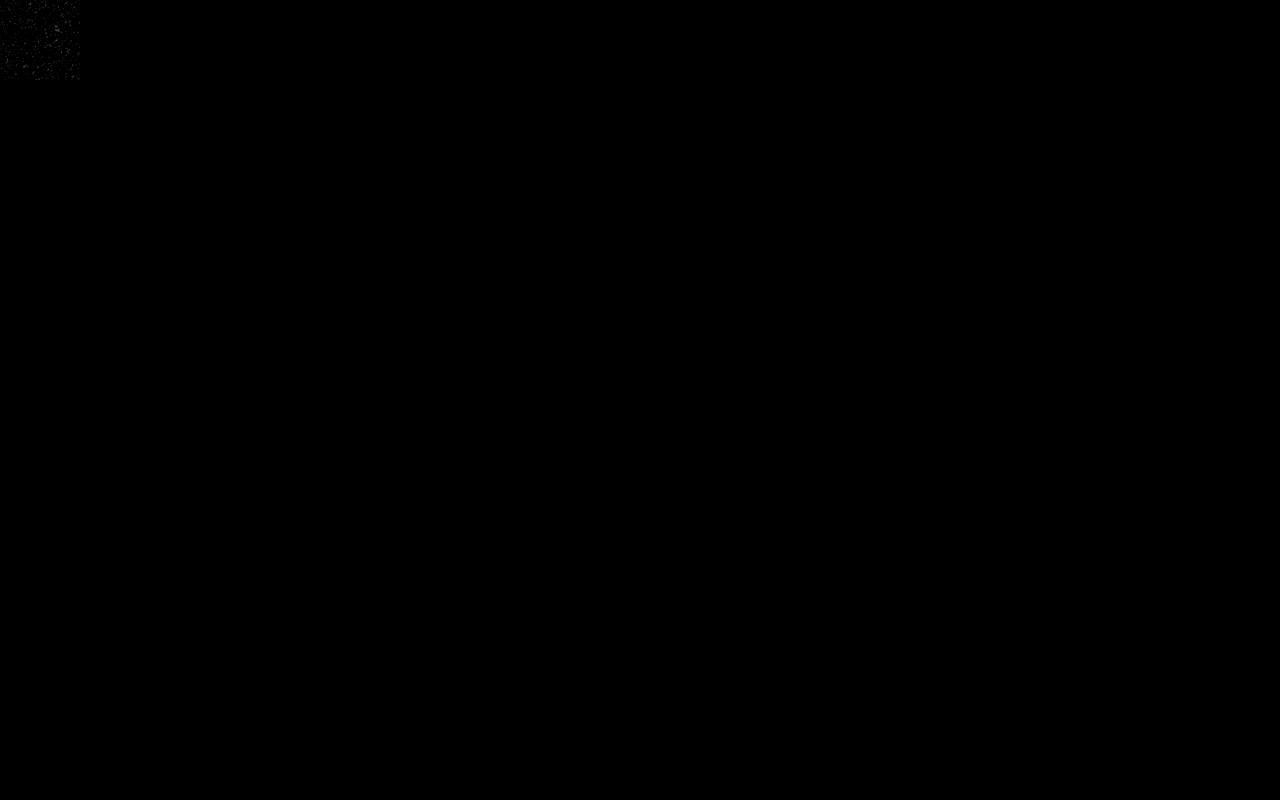

A level layout from a 2D game, rendered from its tile map. Below: a short description, then the map file with its tile-grid data intact:
An orthogonal 16x10 tile map with 80x80 px tiles, 1 tile layer (Tile Layer 1) and 13 objects (avatar, blood_board, money_board, score_board, btn_attack, ...).

<map version="1.0" orientation="orthogonal" renderorder="right-down" width="16" height="10" tilewidth="80" tileheight="80" nextobjectid="22">
 <tileset firstgid="1" name="transparent" tilewidth="80" tileheight="80" tilecount="20" columns="5">
  <image source="transparent.png" width="466" height="349" />
 </tileset>
 <layer name="Tile Layer 1" width="16" height="10">
  <data encoding="csv">
15,0,0,0,0,0,0,0,0,0,0,0,0,0,0,0,
0,0,0,0,0,0,0,0,0,0,0,0,0,0,0,0,
0,0,0,0,0,0,0,0,0,0,0,0,0,0,0,0,
0,0,0,0,0,0,0,0,0,0,0,0,0,0,0,0,
0,0,0,0,0,0,0,0,0,0,0,0,0,0,0,0,
0,0,0,0,0,0,0,0,0,0,0,0,0,0,0,0,
0,0,0,0,0,0,0,0,0,0,0,0,0,0,0,0,
0,0,0,0,0,0,0,0,0,0,0,0,0,0,0,0,
0,0,0,0,0,0,0,0,0,0,0,0,0,0,0,0,
0,0,0,0,0,0,0,0,0,0,0,0,0,0,0,0
</data>
 </layer>
 <objectgroup name="avatar">
  <object id="1" name="avatar" x="101" y="55.25" width="38.848" height="30.7879" />
 </objectgroup>
 <objectgroup name="blood_board">
  <object id="3" name="blood_board" x="246" y="58.303" width="18.0001" height="12.1212" />
 </objectgroup>
 <objectgroup name="money_board">
  <object id="5" name="money_board" x="605" y="47" width="37" height="28" />
 </objectgroup>
 <objectgroup name="score_board">
  <object id="6" name="score_board" x="851" y="44" width="31" height="28" />
 </objectgroup>
 <objectgroup name="btn_attack">
  <object id="8" name="btn_attack" x="1166" y="653" width="28" height="28" />
 </objectgroup>
 <objectgroup name="btn_skill1">
  <object id="10" name="btn_skill1" x="989" y="691" width="12" height="12" />
 </objectgroup>
 <objectgroup name="btn_skill2">
  <object id="11" name="btn_skill2" x="1035" y="540" width="12" height="12" />
 </objectgroup>
 <objectgroup name="btn_skill3">
  <object id="12" name="btn_skill3" x="1172" y="478" width="12" height="12" />
 </objectgroup>
 <objectgroup name="distance_bar">
  <object id="13" name="distance_bar" x="520" y="741" width="20" height="14" />
 </objectgroup>
 <objectgroup name="btn_special">
  <object id="14" name="btn_special" x="81" y="232.333" width="30" height="24" />
 </objectgroup>
 <objectgroup name="btn_pause">
  <object id="15" name="btn_pause" x="1186" y="50" width="28" height="22" />
 </objectgroup>
 <objectgroup name="icon">
  <object id="18" name="icon_Skill" x="235" y="123" width="12" height="12">
   <properties>
    <property name="order" type="int" value="1" />
   </properties>
  </object>
  <object id="19" name="icon_Item" x="315" y="123" width="12" height="12">
   <properties>
    <property name="order" type="int" value="2" />
   </properties>
  </object>
 </objectgroup>
</map>
